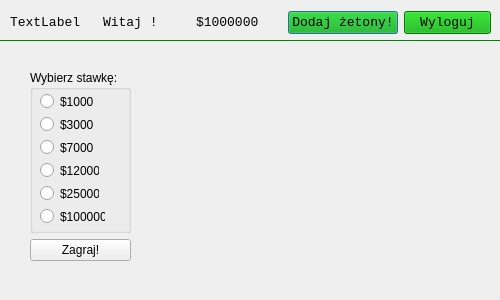
<?xml version="1.0" encoding="UTF-8"?>
<ui version="4.0">
 <class>User_window</class>
 <widget class="QDialog" name="User_window">
  <property name="geometry">
   <rect>
    <x>0</x>
    <y>0</y>
    <width>500</width>
    <height>300</height>
   </rect>
  </property>
  <property name="minimumSize">
   <size>
    <width>500</width>
    <height>300</height>
   </size>
  </property>
  <property name="maximumSize">
   <size>
    <width>500</width>
    <height>300</height>
   </size>
  </property>
  <property name="windowTitle">
   <string>Dialog</string>
  </property>
  <widget class="QFrame" name="frame">
   <property name="geometry">
    <rect>
     <x>-10</x>
     <y>-10</y>
     <width>511</width>
     <height>51</height>
    </rect>
   </property>
   <property name="palette">
    <palette>
     <active>
      <colorrole role="WindowText">
       <brush brushstyle="SolidPattern">
        <color alpha="255">
         <red>0</red>
         <green>0</green>
         <blue>0</blue>
        </color>
       </brush>
      </colorrole>
      <colorrole role="Button">
       <brush brushstyle="SolidPattern">
        <color alpha="255">
         <red>0</red>
         <green>170</green>
         <blue>0</blue>
        </color>
       </brush>
      </colorrole>
      <colorrole role="Light">
       <brush brushstyle="SolidPattern">
        <color alpha="255">
         <red>0</red>
         <green>255</green>
         <blue>0</blue>
        </color>
       </brush>
      </colorrole>
      <colorrole role="Midlight">
       <brush brushstyle="SolidPattern">
        <color alpha="255">
         <red>0</red>
         <green>212</green>
         <blue>0</blue>
        </color>
       </brush>
      </colorrole>
      <colorrole role="Dark">
       <brush brushstyle="SolidPattern">
        <color alpha="255">
         <red>0</red>
         <green>85</green>
         <blue>0</blue>
        </color>
       </brush>
      </colorrole>
      <colorrole role="Mid">
       <brush brushstyle="SolidPattern">
        <color alpha="255">
         <red>0</red>
         <green>113</green>
         <blue>0</blue>
        </color>
       </brush>
      </colorrole>
      <colorrole role="Text">
       <brush brushstyle="SolidPattern">
        <color alpha="255">
         <red>0</red>
         <green>0</green>
         <blue>0</blue>
        </color>
       </brush>
      </colorrole>
      <colorrole role="BrightText">
       <brush brushstyle="SolidPattern">
        <color alpha="255">
         <red>255</red>
         <green>255</green>
         <blue>255</blue>
        </color>
       </brush>
      </colorrole>
      <colorrole role="ButtonText">
       <brush brushstyle="SolidPattern">
        <color alpha="255">
         <red>0</red>
         <green>0</green>
         <blue>0</blue>
        </color>
       </brush>
      </colorrole>
      <colorrole role="Base">
       <brush brushstyle="SolidPattern">
        <color alpha="255">
         <red>255</red>
         <green>255</green>
         <blue>255</blue>
        </color>
       </brush>
      </colorrole>
      <colorrole role="Window">
       <brush brushstyle="SolidPattern">
        <color alpha="255">
         <red>0</red>
         <green>170</green>
         <blue>0</blue>
        </color>
       </brush>
      </colorrole>
      <colorrole role="Shadow">
       <brush brushstyle="SolidPattern">
        <color alpha="255">
         <red>0</red>
         <green>0</green>
         <blue>0</blue>
        </color>
       </brush>
      </colorrole>
      <colorrole role="AlternateBase">
       <brush brushstyle="SolidPattern">
        <color alpha="255">
         <red>127</red>
         <green>212</green>
         <blue>127</blue>
        </color>
       </brush>
      </colorrole>
      <colorrole role="ToolTipBase">
       <brush brushstyle="SolidPattern">
        <color alpha="255">
         <red>255</red>
         <green>255</green>
         <blue>220</blue>
        </color>
       </brush>
      </colorrole>
      <colorrole role="ToolTipText">
       <brush brushstyle="SolidPattern">
        <color alpha="255">
         <red>0</red>
         <green>0</green>
         <blue>0</blue>
        </color>
       </brush>
      </colorrole>
     </active>
     <inactive>
      <colorrole role="WindowText">
       <brush brushstyle="SolidPattern">
        <color alpha="255">
         <red>0</red>
         <green>0</green>
         <blue>0</blue>
        </color>
       </brush>
      </colorrole>
      <colorrole role="Button">
       <brush brushstyle="SolidPattern">
        <color alpha="255">
         <red>0</red>
         <green>170</green>
         <blue>0</blue>
        </color>
       </brush>
      </colorrole>
      <colorrole role="Light">
       <brush brushstyle="SolidPattern">
        <color alpha="255">
         <red>0</red>
         <green>255</green>
         <blue>0</blue>
        </color>
       </brush>
      </colorrole>
      <colorrole role="Midlight">
       <brush brushstyle="SolidPattern">
        <color alpha="255">
         <red>0</red>
         <green>212</green>
         <blue>0</blue>
        </color>
       </brush>
      </colorrole>
      <colorrole role="Dark">
       <brush brushstyle="SolidPattern">
        <color alpha="255">
         <red>0</red>
         <green>85</green>
         <blue>0</blue>
        </color>
       </brush>
      </colorrole>
      <colorrole role="Mid">
       <brush brushstyle="SolidPattern">
        <color alpha="255">
         <red>0</red>
         <green>113</green>
         <blue>0</blue>
        </color>
       </brush>
      </colorrole>
      <colorrole role="Text">
       <brush brushstyle="SolidPattern">
        <color alpha="255">
         <red>0</red>
         <green>0</green>
         <blue>0</blue>
        </color>
       </brush>
      </colorrole>
      <colorrole role="BrightText">
       <brush brushstyle="SolidPattern">
        <color alpha="255">
         <red>255</red>
         <green>255</green>
         <blue>255</blue>
        </color>
       </brush>
      </colorrole>
      <colorrole role="ButtonText">
       <brush brushstyle="SolidPattern">
        <color alpha="255">
         <red>0</red>
         <green>0</green>
         <blue>0</blue>
        </color>
       </brush>
      </colorrole>
      <colorrole role="Base">
       <brush brushstyle="SolidPattern">
        <color alpha="255">
         <red>255</red>
         <green>255</green>
         <blue>255</blue>
        </color>
       </brush>
      </colorrole>
      <colorrole role="Window">
       <brush brushstyle="SolidPattern">
        <color alpha="255">
         <red>0</red>
         <green>170</green>
         <blue>0</blue>
        </color>
       </brush>
      </colorrole>
      <colorrole role="Shadow">
       <brush brushstyle="SolidPattern">
        <color alpha="255">
         <red>0</red>
         <green>0</green>
         <blue>0</blue>
        </color>
       </brush>
      </colorrole>
      <colorrole role="AlternateBase">
       <brush brushstyle="SolidPattern">
        <color alpha="255">
         <red>127</red>
         <green>212</green>
         <blue>127</blue>
        </color>
       </brush>
      </colorrole>
      <colorrole role="ToolTipBase">
       <brush brushstyle="SolidPattern">
        <color alpha="255">
         <red>255</red>
         <green>255</green>
         <blue>220</blue>
        </color>
       </brush>
      </colorrole>
      <colorrole role="ToolTipText">
       <brush brushstyle="SolidPattern">
        <color alpha="255">
         <red>0</red>
         <green>0</green>
         <blue>0</blue>
        </color>
       </brush>
      </colorrole>
     </inactive>
     <disabled>
      <colorrole role="WindowText">
       <brush brushstyle="SolidPattern">
        <color alpha="255">
         <red>0</red>
         <green>85</green>
         <blue>0</blue>
        </color>
       </brush>
      </colorrole>
      <colorrole role="Button">
       <brush brushstyle="SolidPattern">
        <color alpha="255">
         <red>0</red>
         <green>170</green>
         <blue>0</blue>
        </color>
       </brush>
      </colorrole>
      <colorrole role="Light">
       <brush brushstyle="SolidPattern">
        <color alpha="255">
         <red>0</red>
         <green>255</green>
         <blue>0</blue>
        </color>
       </brush>
      </colorrole>
      <colorrole role="Midlight">
       <brush brushstyle="SolidPattern">
        <color alpha="255">
         <red>0</red>
         <green>212</green>
         <blue>0</blue>
        </color>
       </brush>
      </colorrole>
      <colorrole role="Dark">
       <brush brushstyle="SolidPattern">
        <color alpha="255">
         <red>0</red>
         <green>85</green>
         <blue>0</blue>
        </color>
       </brush>
      </colorrole>
      <colorrole role="Mid">
       <brush brushstyle="SolidPattern">
        <color alpha="255">
         <red>0</red>
         <green>113</green>
         <blue>0</blue>
        </color>
       </brush>
      </colorrole>
      <colorrole role="Text">
       <brush brushstyle="SolidPattern">
        <color alpha="255">
         <red>0</red>
         <green>85</green>
         <blue>0</blue>
        </color>
       </brush>
      </colorrole>
      <colorrole role="BrightText">
       <brush brushstyle="SolidPattern">
        <color alpha="255">
         <red>255</red>
         <green>255</green>
         <blue>255</blue>
        </color>
       </brush>
      </colorrole>
      <colorrole role="ButtonText">
       <brush brushstyle="SolidPattern">
        <color alpha="255">
         <red>0</red>
         <green>85</green>
         <blue>0</blue>
        </color>
       </brush>
      </colorrole>
      <colorrole role="Base">
       <brush brushstyle="SolidPattern">
        <color alpha="255">
         <red>0</red>
         <green>170</green>
         <blue>0</blue>
        </color>
       </brush>
      </colorrole>
      <colorrole role="Window">
       <brush brushstyle="SolidPattern">
        <color alpha="255">
         <red>0</red>
         <green>170</green>
         <blue>0</blue>
        </color>
       </brush>
      </colorrole>
      <colorrole role="Shadow">
       <brush brushstyle="SolidPattern">
        <color alpha="255">
         <red>0</red>
         <green>0</green>
         <blue>0</blue>
        </color>
       </brush>
      </colorrole>
      <colorrole role="AlternateBase">
       <brush brushstyle="SolidPattern">
        <color alpha="255">
         <red>0</red>
         <green>170</green>
         <blue>0</blue>
        </color>
       </brush>
      </colorrole>
      <colorrole role="ToolTipBase">
       <brush brushstyle="SolidPattern">
        <color alpha="255">
         <red>255</red>
         <green>255</green>
         <blue>220</blue>
        </color>
       </brush>
      </colorrole>
      <colorrole role="ToolTipText">
       <brush brushstyle="SolidPattern">
        <color alpha="255">
         <red>0</red>
         <green>0</green>
         <blue>0</blue>
        </color>
       </brush>
      </colorrole>
     </disabled>
    </palette>
   </property>
   <property name="frameShape">
    <enum>QFrame::StyledPanel</enum>
   </property>
   <property name="frameShadow">
    <enum>QFrame::Plain</enum>
   </property>
   <property name="lineWidth">
    <number>2</number>
   </property>
   <widget class="QWidget" name="layoutWidget">
    <property name="geometry">
     <rect>
      <x>20</x>
      <y>20</y>
      <width>481</width>
      <height>25</height>
     </rect>
    </property>
    <layout class="QGridLayout" name="gridLayout">
     <item row="0" column="0">
      <widget class="QLabel" name="digital_clock">
       <property name="font">
        <font>
         <family>Consolas</family>
         <pointsize>10</pointsize>
        </font>
       </property>
       <property name="text">
        <string>TextLabel</string>
       </property>
      </widget>
     </item>
     <item row="0" column="1">
      <widget class="QLabel" name="welcome_user">
       <property name="font">
        <font>
         <family>Consolas</family>
         <pointsize>10</pointsize>
        </font>
       </property>
       <property name="text">
        <string>Witaj &lt;nazwa_gracza&gt;!</string>
       </property>
      </widget>
     </item>
     <item row="0" column="2">
      <widget class="QLabel" name="money_ammount">
       <property name="font">
        <font>
         <family>Consolas</family>
         <pointsize>10</pointsize>
        </font>
       </property>
       <property name="text">
        <string>$1000000</string>
       </property>
      </widget>
     </item>
     <item row="0" column="3">
      <widget class="QPushButton" name="add_money_button">
       <property name="font">
        <font>
         <family>Consolas</family>
         <pointsize>10</pointsize>
        </font>
       </property>
       <property name="cursor">
        <cursorShape>PointingHandCursor</cursorShape>
       </property>
       <property name="text">
        <string>Dodaj żetony!</string>
       </property>
      </widget>
     </item>
     <item row="0" column="4">
      <widget class="QPushButton" name="logout_button">
       <property name="font">
        <font>
         <family>Consolas</family>
         <pointsize>10</pointsize>
        </font>
       </property>
       <property name="cursor">
        <cursorShape>PointingHandCursor</cursorShape>
       </property>
       <property name="text">
        <string>Wyloguj</string>
       </property>
      </widget>
     </item>
    </layout>
   </widget>
  </widget>
  <widget class="QWidget" name="layoutWidget_8">
   <property name="geometry">
    <rect>
     <x>30</x>
     <y>70</y>
     <width>101</width>
     <height>191</height>
    </rect>
   </property>
   <layout class="QVBoxLayout" name="verticalLayout">
    <item>
     <widget class="QGroupBox" name="groupBox">
      <property name="title">
       <string>Wybierz stawkę:</string>
      </property>
      <widget class="QRadioButton" name="rate1">
       <property name="geometry">
        <rect>
         <x>10</x>
         <y>23</y>
         <width>53</width>
         <height>17</height>
        </rect>
       </property>
       <property name="text">
        <string>$1000</string>
       </property>
      </widget>
      <widget class="QRadioButton" name="rate2">
       <property name="geometry">
        <rect>
         <x>10</x>
         <y>46</y>
         <width>53</width>
         <height>17</height>
        </rect>
       </property>
       <property name="text">
        <string>$3000</string>
       </property>
      </widget>
      <widget class="QRadioButton" name="rate3">
       <property name="geometry">
        <rect>
         <x>10</x>
         <y>69</y>
         <width>53</width>
         <height>17</height>
        </rect>
       </property>
       <property name="text">
        <string>$7000</string>
       </property>
      </widget>
      <widget class="QRadioButton" name="rate4">
       <property name="geometry">
        <rect>
         <x>10</x>
         <y>92</y>
         <width>59</width>
         <height>17</height>
        </rect>
       </property>
       <property name="text">
        <string>$12000</string>
       </property>
      </widget>
      <widget class="QRadioButton" name="rate5">
       <property name="geometry">
        <rect>
         <x>10</x>
         <y>115</y>
         <width>59</width>
         <height>17</height>
        </rect>
       </property>
       <property name="text">
        <string>$25000</string>
       </property>
      </widget>
      <widget class="QRadioButton" name="rate6">
       <property name="geometry">
        <rect>
         <x>10</x>
         <y>138</y>
         <width>65</width>
         <height>17</height>
        </rect>
       </property>
       <property name="text">
        <string>$100000</string>
       </property>
      </widget>
     </widget>
    </item>
    <item>
     <widget class="QPushButton" name="pushButton">
      <property name="text">
       <string>Zagraj!</string>
      </property>
     </widget>
    </item>
   </layout>
  </widget>
 </widget>
 <resources/>
 <connections/>
</ui>
